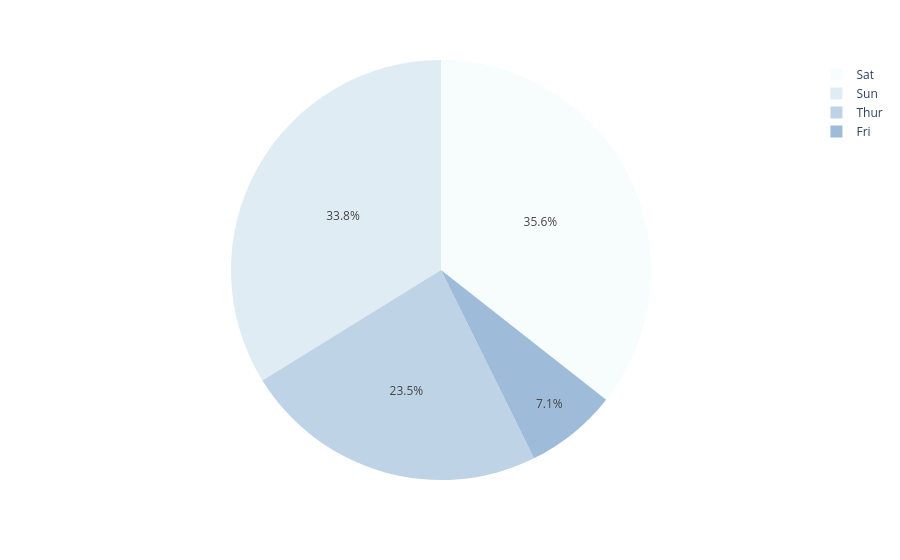

Notebook cell for this chart:
### Markdown cell above
Using an explicit mapping for discrete colors

### Code cell
var=px.data.tips()
fig=px.pie(var,names="day",values="tip",color_discrete_sequence=px.colors.sequential.BuPu)
fig.show()

### Figure 1 — Plotly figure (JSON) as saved in the notebook; plotly's stock layout.template omitted (floating-point values rounded to 4 significant figures; data arrays with more than 128 entries replaced by an {"elided": "..."} marker saying what was removed)
{"data": [{"domain": {"x": [0, 1], "y": [0, 1]}, "hovertemplate": "day=%{label}<br>tip=%{value}<extra></extra>", "labels": {"elided": "244 str values"}, "legendgroup": "", "name": "", "showlegend": true, "type": "pie", "values": {"elided": "244 float values"}}], "layout": {"legend": {"tracegroupgap": 0}, "margin": {"t": 60}, "piecolorway": ["rgb(247,252,253)", "rgb(224,236,244)", "rgb(191,211,230)", "rgb(158,188,218)", "rgb(140,150,198)", "rgb(140,107,177)", "rgb(136,65,157)", "rgb(129,15,124)", "rgb(77,0,75)"]}}
